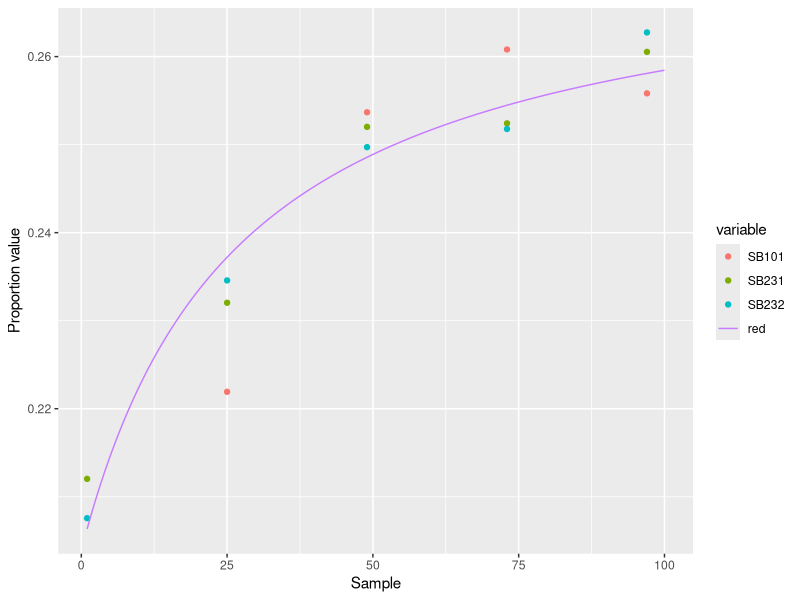
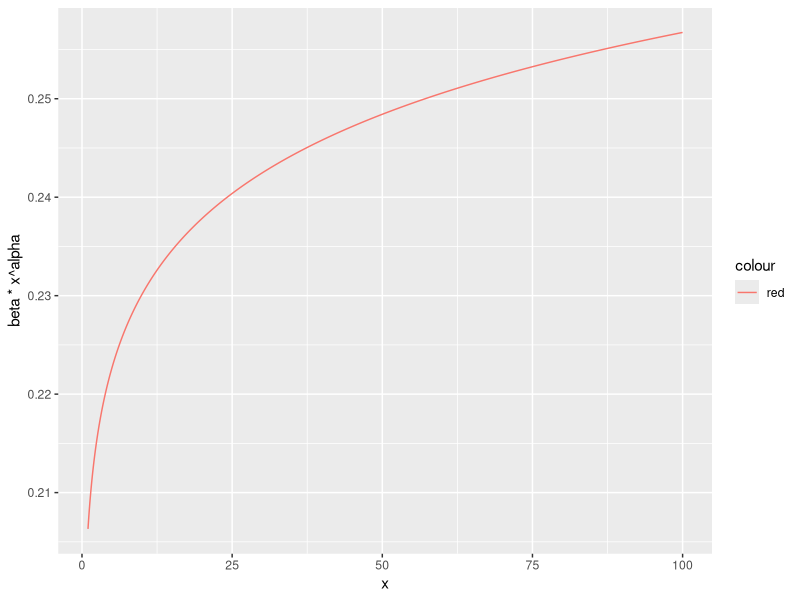

Write R code to recreate these figures, in order.
sb_tri_alpha <- data.frame(
  SB101 = c(2.331, 3.95, 3.81, 4.314, 4.798), #SOYBEANS 101
  SB231 = c(3.109, 4.124, 3.779, 4.672, 4.864), #SOYBEANS 231
  SB232 = c(3.039, 4.752, 4.553, 4.217, 4.02) #SOYBEANS 232
)

sb_tri_beta <- data.frame(
  SB101 = c(10.086, 13.849, 11.209, 12.227, 13.957), #SOYBEANS 101
  SB231 = c(11.554, 13.649, 11.216, 13.837, 13.805), #SOYBEANS 231
  SB232 = c(11.602, 15.506, 13.68, 12.532, 11.28) #SOYBEANS 232
)

sb_tri_mean <- sb_tri_alpha / (sb_tri_alpha + sb_tri_beta)
sb_tri_mean$day <- c(1, 25, 49, 73, 97)

library(reshape2)
data <- melt(sb_tri_mean, id.vars = "day")
data <- data[2:15,]

exp_data <- data
exp_data$value <- exp(exp_data$value)

pt_data <- data
pt_data$day <- log(pt_data$day)
pt_data$value <- log(pt_data$value)

alpha <- cov(pt_data$value, pt_data$day) / sd(pt_data$day)^2
beta <- mean(pt_data$value) - alpha * mean(pt_data$day)
beta <- exp(beta)

x <- seq(from = 1, to = 100, by = 0.1)

cf <- c(-1.2499837190720555, -33.711218973385584, 0.27316860724079817, -2.3361746063775404)
#Erro quadrático médio => 3.033815285074885e-05

library(ggplot2)
#Analysis per sample
ggplot() +
  geom_point(aes(x = day, y = value, group = variable, color = variable), data = data) +
  xlab("Sample") + ylab("Proportion value") +
  #geom_line(aes(x = x, y = -2.7/(0.7*(x+45)) + 0.29 , colour = "blue")) +
  geom_line(aes(x = x, y = -cf[4]/(cf[1]*x + cf[2]) + cf[3], colour = "red"))

ggplot() +
  geom_line(aes(x = x, y = beta * x ^ alpha, colour = "red"))
